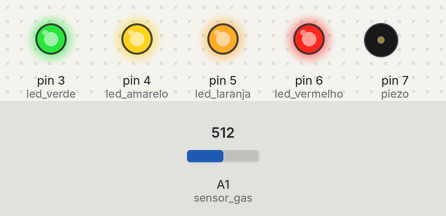
Recording of a sketch running on a simulated Arduino Uno, built with avr-gcc and run on an emulated ATmega328P. On the bench: output pins drawn as LEDs (lit = HIGH), buzzer (waves = sounding). Dashed ring = blinking. The test bench sets the inputs (shaded band); at power-on: A1 (sensor_gas) = 512.

Above: at 1.2 s.
1.3 s: A1 (sensor_gas) set to 526
At 2.05 s:
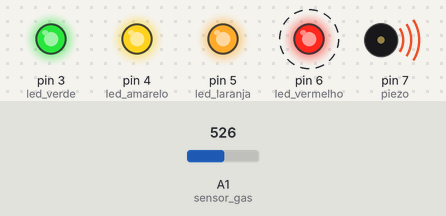
4.3 s: A1 (sensor_gas) set to 306
At 5.7 s:
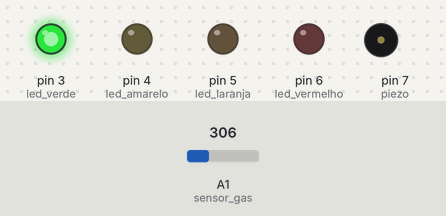
6.0 s: A1 (sensor_gas) set to 279
At 6.9 s:
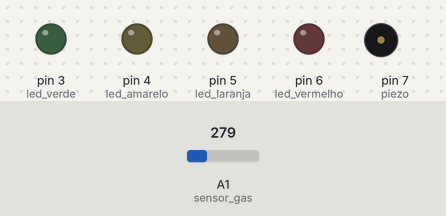
7.5 s: A1 (sensor_gas) set to 511
At 8.1 s:
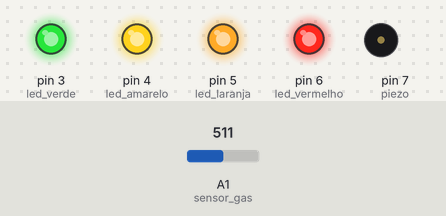
9.0 s: A1 (sensor_gas) set to 425
10.5 s: A1 (sensor_gas) set to 397
At 11.7 s:
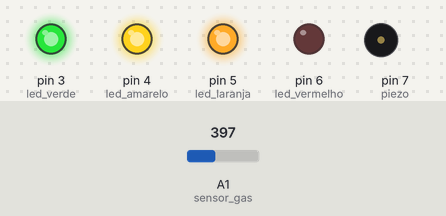
Timing chart, 0 to 13.0 s (numbered marks = the images above; inputs shaded):
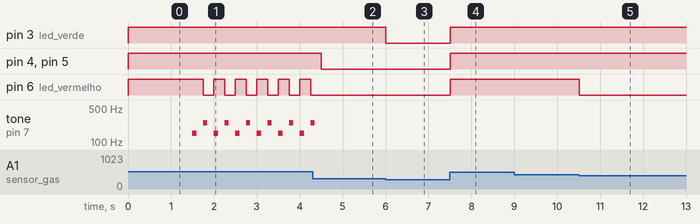

Measured:
- the behaviour switches between 515 and 516 on A1 (sensor_gas) (found by bisection; images 0 and 1)
- the behaviour switches between 296 and 295 on A1 (sensor_gas) (found by bisection; images 2 and 3)
- the behaviour switches between 408 and 407 on A1 (sensor_gas) (found by bisection; images 4 and 5)
- after the input at 1.3 s, pin 6 (led_vermelho): alternates HIGH for 0.25 s and LOW for 0.25 s, starting after 0.45 s; tone on pin 7 (piezo): silent → 150 Hz after 0.20 s, then repeats every 0.50 s: silent 0.15 s, 250 Hz 0.10 s, silent 0.15 s, 150 Hz 0.10 s
- after the input at 4.3 s, pin 4 (led_amarelo), pin 5 (led_laranja): HIGH → LOW after 0.20 s; pin 6 (led_vermelho): stops changing and stays LOW; tone on pin 7 (piezo): goes on until 4.4 s, then stays silent
- after the input at 6.0 s, pin 3 (led_verde): HIGH → LOW at once
- after the input at 7.5 s, pin 3 (led_verde), pin 4 (led_amarelo), pin 5 (led_laranja), pin 6 (led_vermelho): LOW → HIGH at once
- after the input at 10.5 s, pin 6 (led_vermelho): HIGH → LOW at once

The sketch:

GasSensorWithLedAndPiezoAlert.ino
```cpp
int const sensor_gas = A1;

int led_verde = 3;
int led_amarelo = 4;
int led_laranja = 5;
int led_vermelho = 6;

int piezo = 7;

void setup()
{
  pinMode(led_verde, OUTPUT);
  pinMode(led_amarelo, OUTPUT);
  pinMode(led_laranja, OUTPUT);
  pinMode(led_vermelho, OUTPUT);

  Serial.begin(9600);
}


void loop()
{
  int valor = analogRead(sensor_gas);

  valor = map(valor, 300, 750, 0, 100);

  digitalWrite(led_verde, valor >=0 ? HIGH : LOW);
  digitalWrite(led_amarelo, valor >= 4 ? HIGH : LOW);
  digitalWrite(led_laranja, valor >= 12 ? HIGH : LOW);
  digitalWrite(led_vermelho, LOW);

  if(valor >= 24) {
    digitalWrite(led_vermelho, HIGH);
    if(valor >= 48) {
    	tone(piezo, 150 , 100);
  		delay(250);
      	digitalWrite(led_vermelho, LOW);
      	tone(piezo, 250, 100);
    }
  }

  delay(250);
}
```
